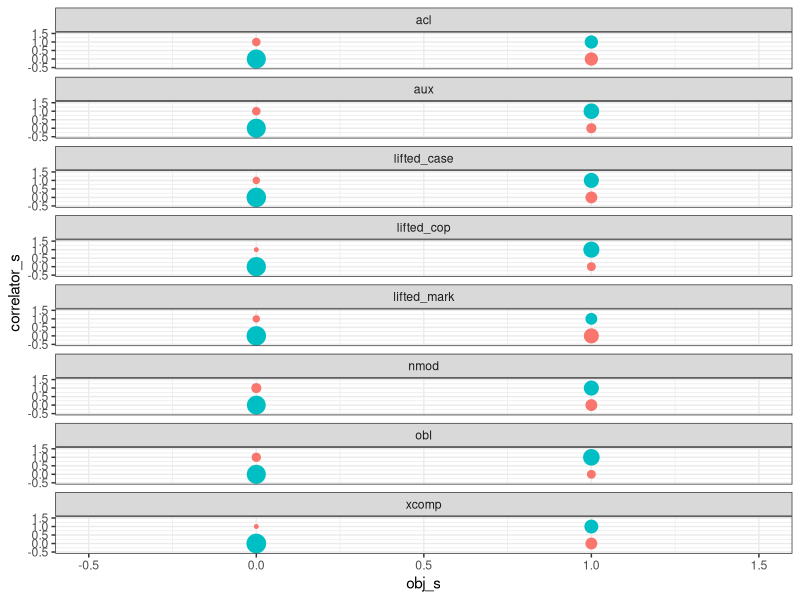

The R script that drew this image:

data = read.csv("../../grammars/manual_output_funchead_ground_coarse_final/auto-summary-lstm.tsv", sep="\t")# %>% rename(Quality=AverageLength)



library(forcats)
library(dplyr)
library(tidyr)
library(ggplot2)

data = data %>% mutate(DH_Weight = DH_Mean_NoPunct)


library(forcats)
data = data %>% mutate(Language = fct_recode(Language, "Old_Church_Slavonic" = "Old", "Ancient_Greek" = "Ancient"))

languages = read.csv("../languages/languages-iso_codes.tsv", sep=",")
data  = merge(data, languages, by=c("Language"), all.x=TRUE)




dependency = "nmod"

getCorrPair = function(dependency) {
   corr_pair = data %>% filter((Dependency == dependency) | (Dependency == "obj"))
   corr_pair = unique(corr_pair %>% select(Family, Language, FileName, Dependency, DH_Weight, ModelName)) %>% spread(Dependency, DH_Weight)
   corr_pair$correlator = corr_pair[[dependency]]
   corr_pair[[dependency]] = NULL
   corr_pair = corr_pair %>% mutate(correlator_s = pmax(0,sign(correlator)), obj_s=pmax(0,sign(obj)))
   if(dependency == "aux") {
       corr_pair = corr_pair %>% mutate(correlator_s=1-correlator_s)
   }

   return(corr_pair)
}

corr_pair = getCorrPair("lifted_cop")

dependencies = c("acl", "aux", "lifted_case", "lifted_cop", "lifted_mark", "nmod",  "obl", "xcomp")
# advmod, nsubj

corr_pairs = data.frame()
for(dependency in dependencies) {
   corr_pair = getCorrPair(dependency)
   corr_pair$Dependency = dependency
   corr_pairs = rbind(corr_pairs, corr_pair)
}

corr_pairs$weight = 1
mean_obj_s = mean(corr_pairs$obj_s)
corr_pairs[corr_pairs$obj_s == 1,]$weight = 0.5/mean_obj_s # * corr_pairs[corr_pairs$obj_s == 1,]$obj_s
corr_pairs = corr_pairs[!is.na(corr_pairs$correlator_s),]
#corr_pairs[corr_pairs$correlator_s == 1,]$correlator_s = 0.5/mean_obj_s * corr_pairs[corr_pairs$correlator_s == 1,]$correlator_s

plot = ggplot(corr_pairs, aes(x=obj_s, y=correlator_s, group=Dependency)) + geom_count(aes(size=..n..)) + facet_wrap(~Dependency) + xlim(-0.5, 1.5) + ylim(-0.5, 1.5)

corr_pairs = corr_pairs %>% mutate(agree = (obj_s == correlator_s))
corr_pairs_sum = corr_pairs %>% group_by(Dependency, obj_s, correlator_s) %>% summarise(agree=mean(agree), count = sum(weight))
corr_pairs_sum = corr_pairs_sum %>% mutate(agree_color = ifelse(agree, "red", "blue"))
plot = ggplot(corr_pairs_sum, aes(x=obj_s, y=correlator_s, group=Dependency)) + geom_point(aes(size=count, color=agree_color)) + facet_wrap(~Dependency, ncol=1) + theme_bw() + xlim(-0.5, 1.5) + ylim(-0.5, 1.5)  + theme(legend.position="none")





